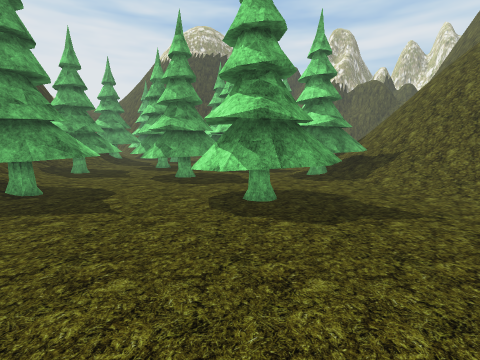
[1] (above)

17 first-person views from a walk through a 3-D level made in the Unity game engine. The camera is 1.4 m above the floor, tilts 8° down and sees 85° across. The floor is counted in squares, 1 m on a side. Each view is taken from the middle of a square. On the plan, view 1 faces up. The plan holds only what a view shows up to about 13 squares ahead; the rest is blank. The place goes on beyond the plan. Some surface patterns are stand-ins.

[2]
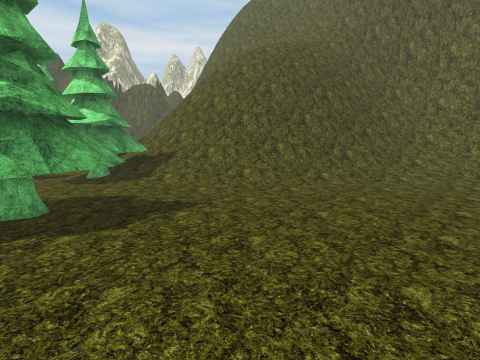

[3]
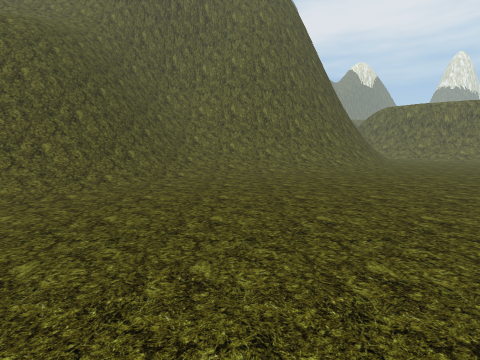

[4]
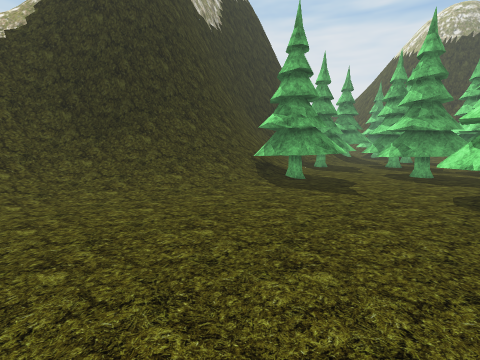

[5]
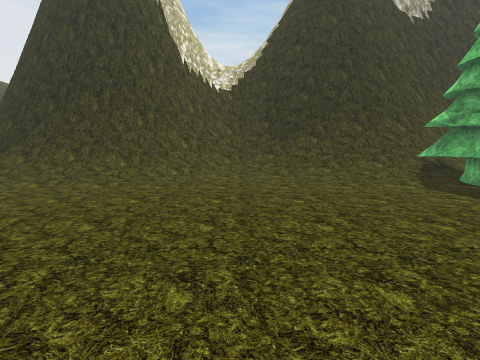

[6]
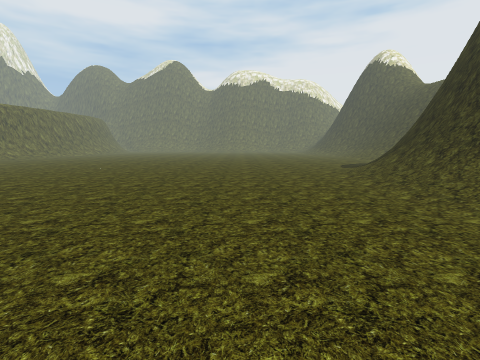

[7]
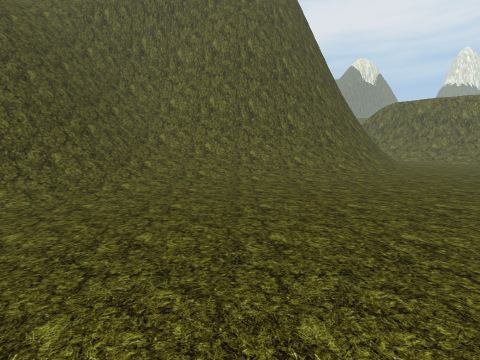

[8]
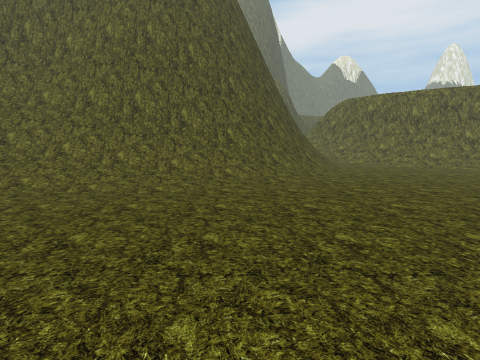

[9]
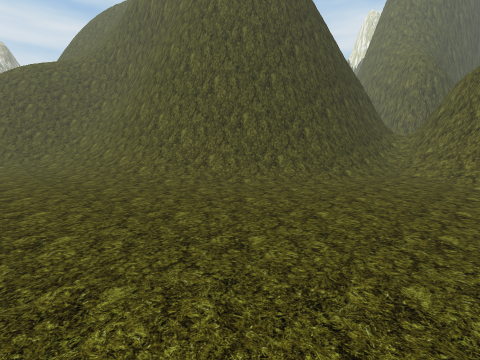

[10]
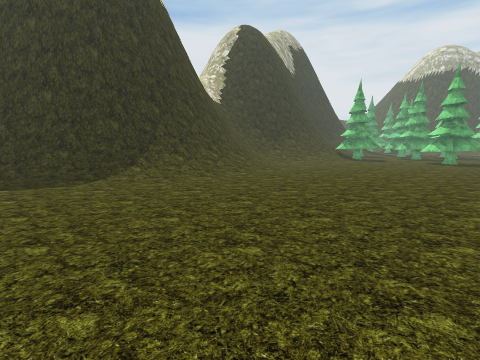

[11]
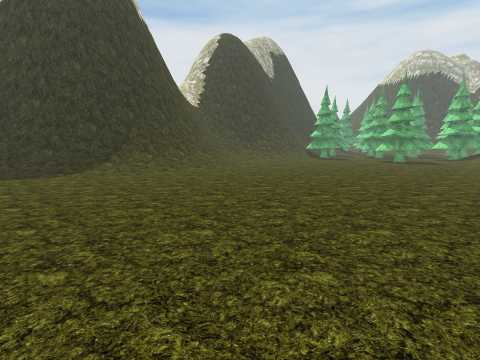

[12]
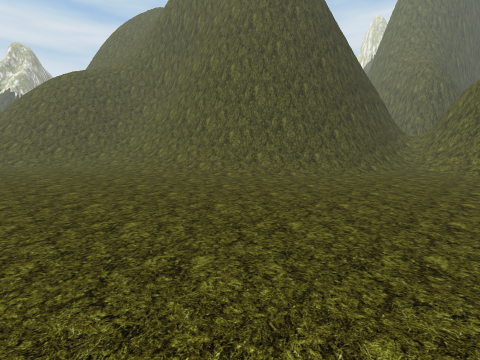

[13]
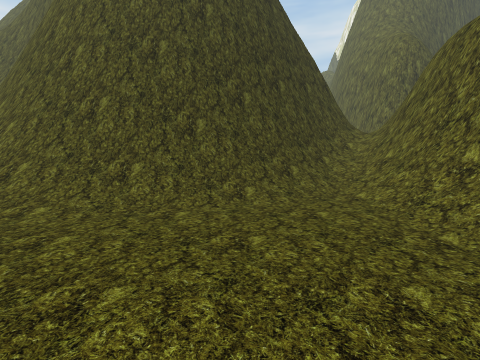

[14]
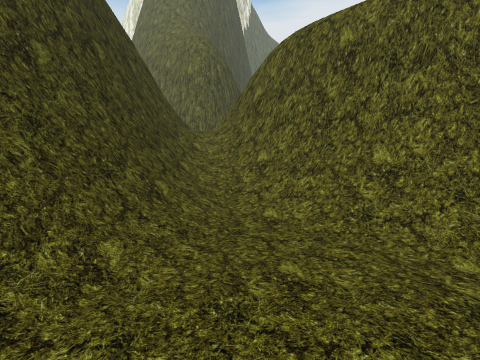

[15]
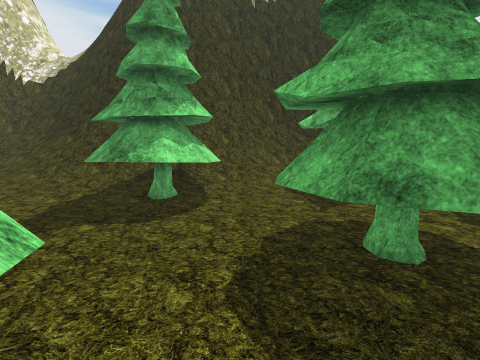

[16]
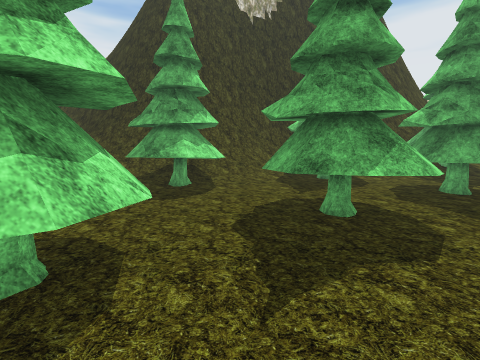

[17]
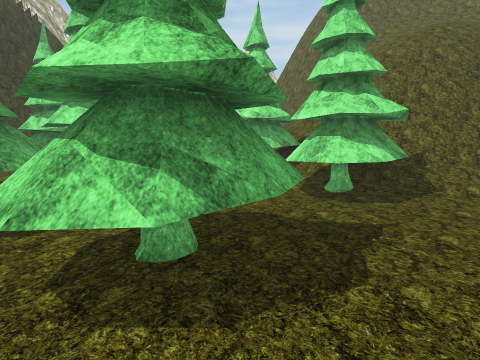

### Floor plan
Key: @ floor where view 1 was taken; # wall or solid block; . main floor; : floor 0.25 m higher than the main floor; / step, stairs or slope; = window, fence, low wall or low ledge; T tree; O other object.
Columns run from 12 left of view 1 to 29 right of it. Each row starts with its distance up from view 1.
 12  =  TTT.TTTT..TTT////#
 11  #=/TT..TTTT..TTT////##
 10  #=///..TTTT..TTT////=#
  9  #=///........../////=##
  8  ##//TTT....TT...////=###
  7  ##=/TTTT..TTTT../////=###
  6   ##/TTT...TTTT.../////=######
  5   #=//:.....TT...../////##===#
  4  ##=//...............///////=#
  3  ###//................///////#
  2 ##=///................./////=#
  1 ##////..................////##
  0 #=///.......@............///##
 -1 #////....................///#
 -2 = ///.....................//##
 -3 # =///....................//##
 -4   #///....................//=#
 -5   #=///...................//=##
 -6   ##///...................///##
 -7   ##=//....................//=##
 -8    #=//.....................//=##
 -9    #=//.....................///=###
-10    #=//.......................//=#########
-11   ## //........................///#=##===#
-12   ##//...........................////////=
-13  ##=//.............................///=###
-14  ##O/.............................//=###
-15 ##O/..............  ..............O=##
-16    .............. .. ............/=##

Positions as (right, up) in squares from view 1, and headings:
1: (0, 0), facing up
2: (0, 0), facing up-right
3: (0, 0), facing right
4: (0, -2), facing up-left
5: (3, -1), facing left
6: (-1, 1), facing down
7: (3, -1), facing right
8: (5, -6), facing right
9: (10, -16), facing up-right
10: (3, -16), facing up-left
11: (6, -16), facing up-left
12: (7, -16), facing up-right
13: (16, -16), facing up-right
14: (18, -13), facing right
15: (1, 9), facing left
16: (3, 9), facing left
17: (-4, 8), facing up-right
